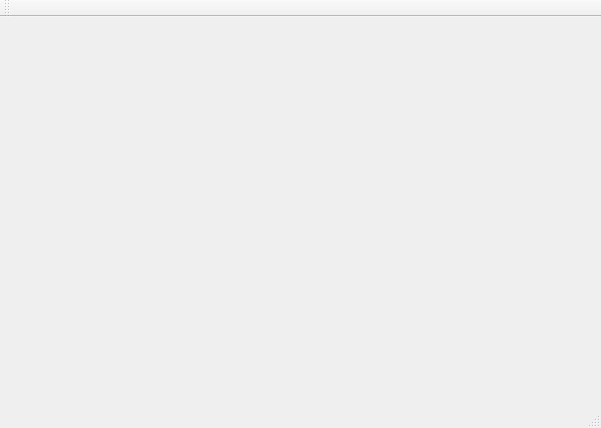
<?xml version="1.0" encoding="UTF-8"?>
<ui version="4.0">
 <class>MainWindow</class>
 <widget class="QMainWindow" name="MainWindow">
  <property name="geometry">
   <rect>
    <x>0</x>
    <y>0</y>
    <width>601</width>
    <height>428</height>
   </rect>
  </property>
  <property name="windowTitle">
   <string>MainWindow</string>
  </property>
  <widget class="QWidget" name="centralWidget"/>
  <widget class="QMenuBar" name="menuBar">
   <property name="geometry">
    <rect>
     <x>0</x>
     <y>0</y>
     <width>601</width>
     <height>23</height>
    </rect>
   </property>
  </widget>
  <widget class="QToolBar" name="mainToolBar">
   <attribute name="toolBarArea">
    <enum>TopToolBarArea</enum>
   </attribute>
   <attribute name="toolBarBreak">
    <bool>false</bool>
   </attribute>
  </widget>
  <widget class="QStatusBar" name="statusBar"/>
 </widget>
 <layoutdefault spacing="6" margin="11"/>
 <resources/>
 <connections/>
</ui>
